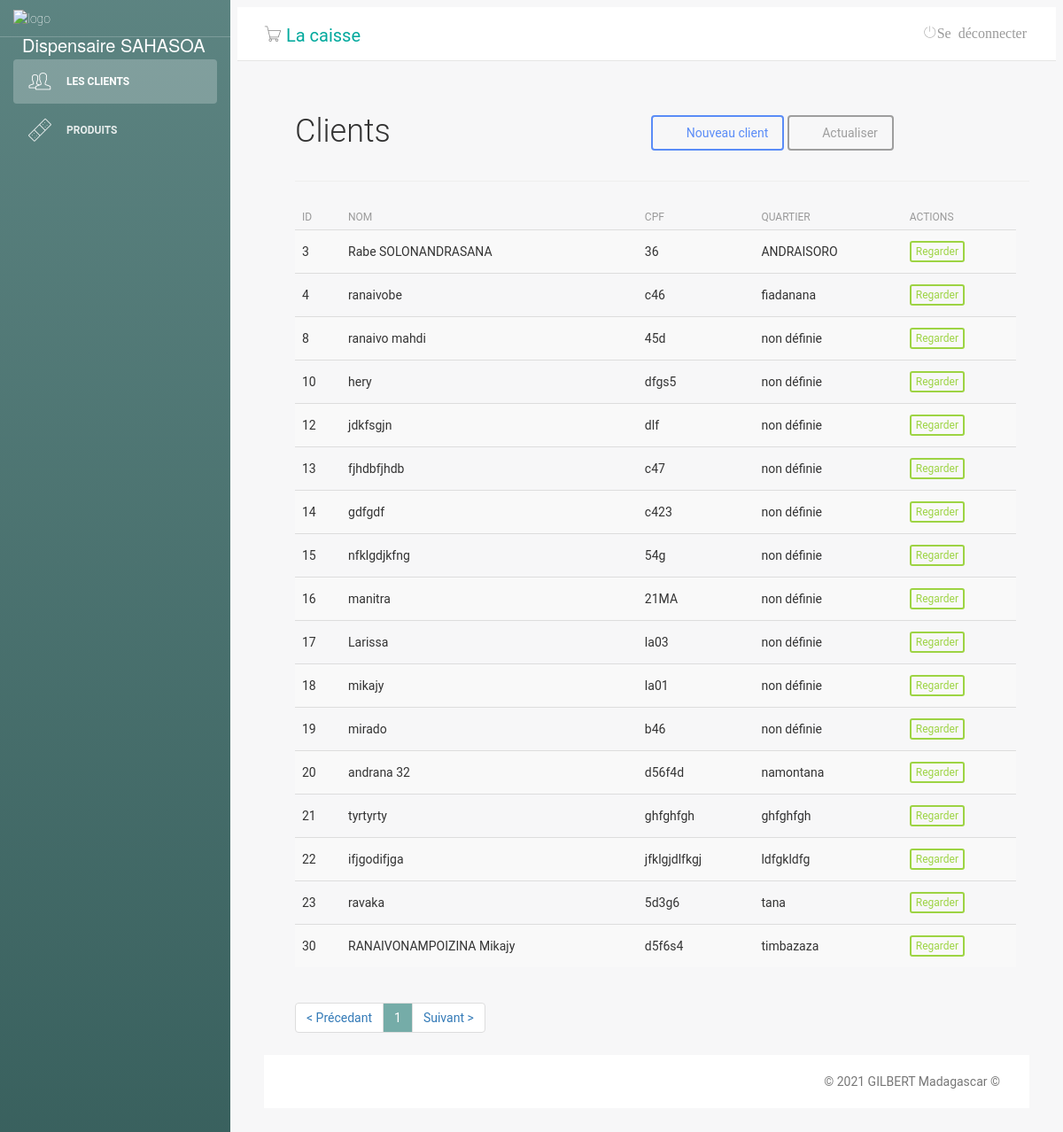
/main.php?pg=cliente, run on an earlier commit of the app's database.
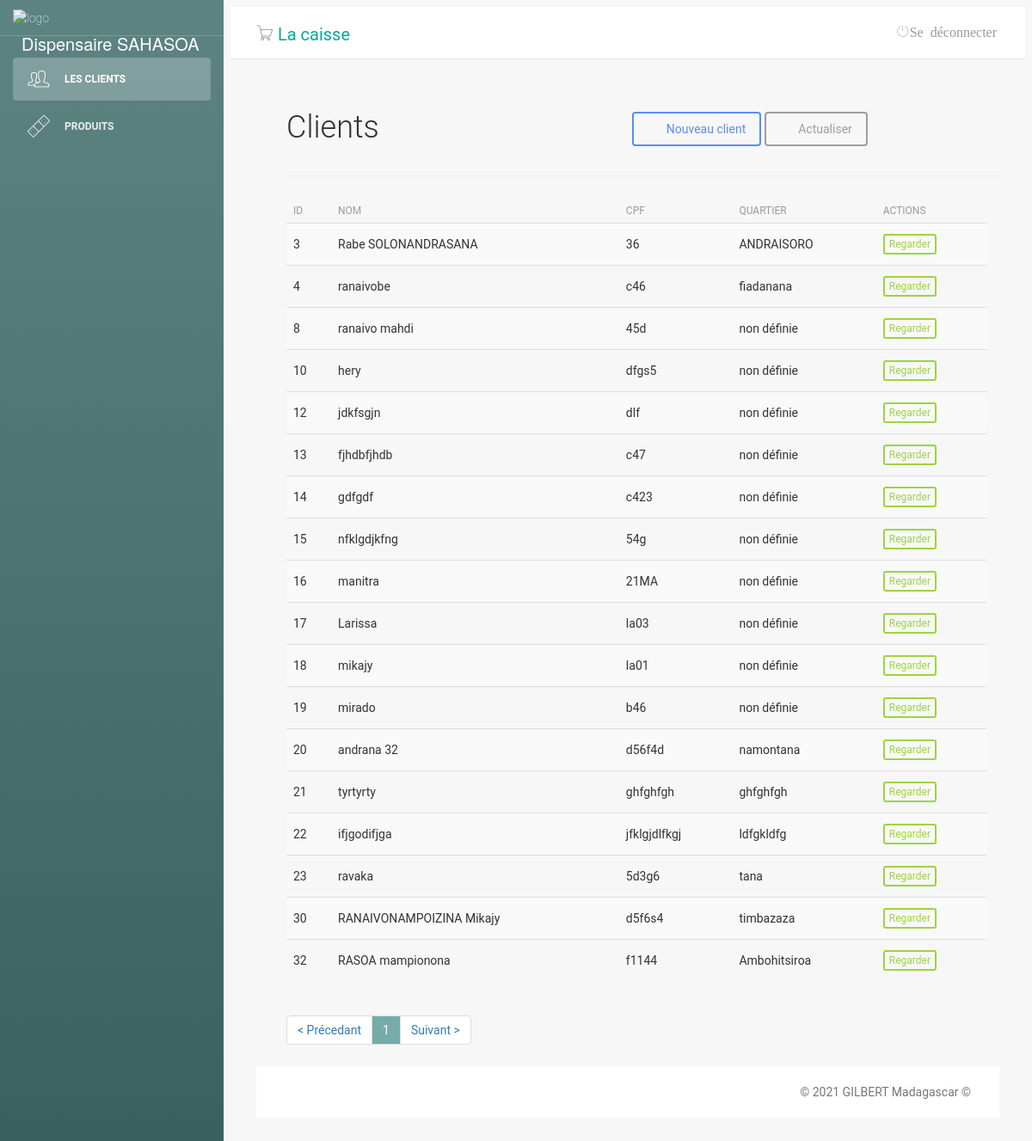
And on a later commit of the database.
### tables this page shows
CREATE TABLE "tb_clientes" (
	"id"	INTEGER,
	"cpf"	int(11),
	"nome"	varchar(55),
	"dataNascimento"	date,
	"endereco"	varchar(55),
	"numero"	TEXT,
	"bairro"	varchar(55),
	"telefone"	int(11),
	"celular"	int(11),
	"email"	varchar(55),
	"insciption_date"	TEXT,
	"mois"	NUMERIC,
	"an"	NUMERIC,
	PRIMARY KEY("id" AUTOINCREMENT)
);

### cliente.php (the view, shortened to what this page needs)
<?php
include('classes/Mysql.php');
?>
<?php
$numRows = 0;
$itemsPerPage = 30;
$totalItemReq = $db->query('SELECT id FROM tb_clientes');
while ($row = $totalItemReq->fetch(SQLITE3_ASSOC)) {
    ++$numRows;
}
$totalItem = $numRows;
$totalPages = ceil($totalItem / $itemsPerPage) + 1;
if (isset($_GET['page']) and !empty($_GET['page']) and $_GET['page'] > 0 and $_GET['page'] <= $totalItem) {
    $_GET['page'] = intval($_GET['page']);
    $currentPage = $_GET['page'];
} else {
    $currentPage = 1;
}
$begin = ($currentPage - 1) * $itemsPerPage;
$sql = $db->prepare("SELECT * FROM `tb_clientes` LIMIT $begin,$itemsPerPage");
$sql->execute();
$clientes = $sql->fetchAll();
?>
<div class="lista-cliente">
    <div id="top" class="row">
        <div class="col-sm-2">
            <h2>Clients</h2>
        </div>
        <div class="col-sm-6">
        </div>
        <div class="col-sm-4 btn-lista">
            <a class="btn btn-primary" href="?pg=adicionar-cliente"><i class="fa fa-plus"></i> Nouveau client</a>
            <a class="btn btn-default" href="?pg=cliente"><i class="fa fa-refresh"></i> Actualiser</a>
        </div>
    </div>
    <hr />
    <div id="list" class="row">
        <div class="table-responsive col-md-12">
            <table class="table table-striped" cellspacing="0" cellpadding="0">
                <thead>
                    <tr>
                        <th>ID</th>
                        <th>Nom</th>
                        <th>Cpf</th>
                        <th>Quartier</th>
                        <th class="actions">Actions</th>
                    </tr>
                </thead>
                <tbody>
                    <tr>
                        <?php foreach ($clientes as $value) : ?>
                            <td><?php echo $value['id'] ?></td>
                            <td><?php echo $value['nome'] ?></td>
                            <td><?php echo $value['numero'] ?></td>
                            <td><?php echo $value['bairro'] ?></td>
                            <td class="actions">
                                <a class="btn btn-success btn-xs" href="?pg=visualizar-cliente&id=<?php echo $value['id']; ?>">Regarder</a>
                            </td>
                    </tr>
                <?php endforeach; ?>
                </tbody>
            </table>
            <div id="bottom" class="row">
                <div class="col-md-12">
                <ul class="pagination">
                    <?php if ($currentPage != 1) {
                        $prev = $currentPage - 1;
                        echo '<li class="prev"><a href="?pg=cliente&page=' . ($prev) . '" rel="next">&lt; Précedant</a></li>';
                    } else {
                        echo '<li><a href="#">&lt; Précedant</a></li>';
                    }
                    ?>
                    <?php for ($i = 1; $i < $totalPages; $i++) {
                        if ($i == $currentPage) {
                            echo '<li><a  style="background-color: #75aca8; color:white;" href="#">' . $i . '</a></li>';
                        } else {
                            echo '<li><a href="?pg=cliente&page=' . $i . '">' . $i . '</a></li>';
                        }
                    } ?>
                    <?php if ($currentPage < ($totalPages - 1)) {
                        echo '<li class="next"><a href="?pg=cliente&page=' . (++$currentPage) . '" rel="next">Suivant &gt;</a></li>';
                    } else {
                        echo '<li class="next"><a href="#" rel="next">Suivant &gt;</a></li>';
                    }
                    ?>
                </ul>
                </div>
            </div>
        </div>

What changed in the data, as far as the page shows it:
added tb_clientes: id "32", nome "RASOA mampionona", numero "f1144", bairro "Ambohitsiroa"
